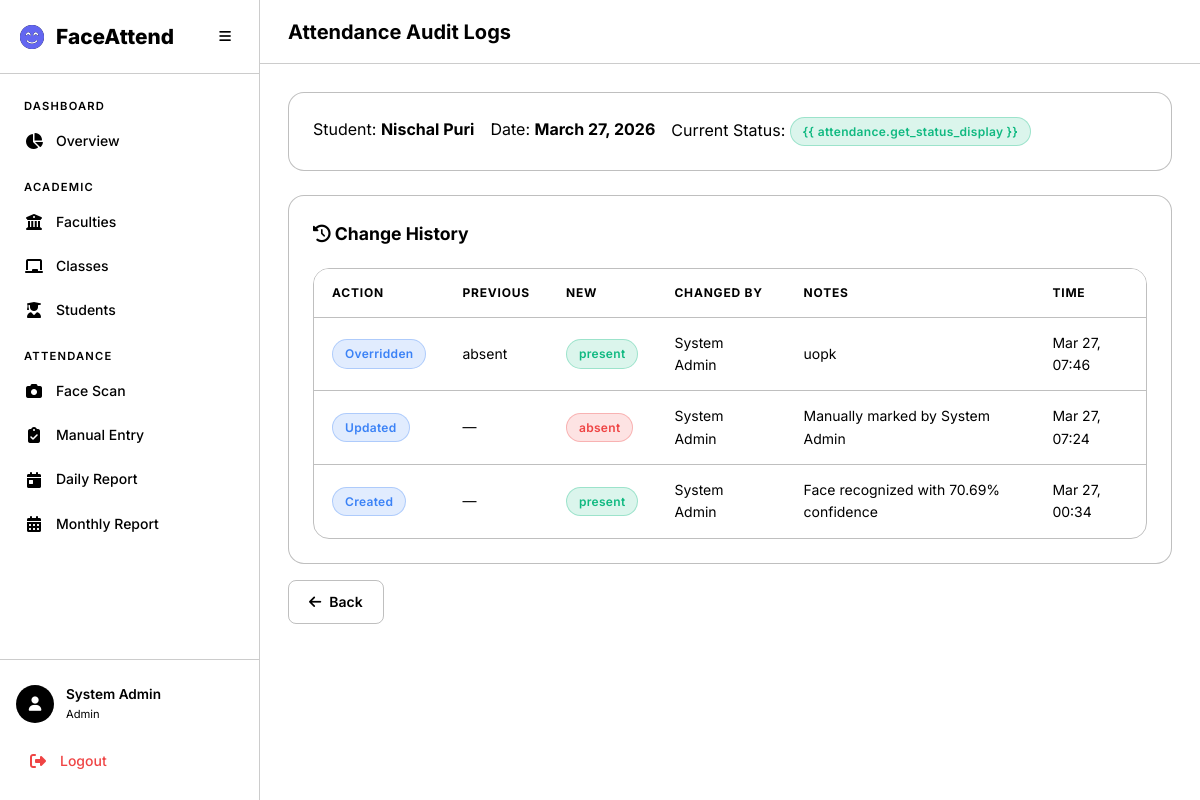
/attendance/logs/2/, run on the app's committed database.
### accounts/models.py (models this page shows, shortened)
class User(AbstractUser):
    class Role(models.TextChoices):
        ADMIN = 'admin', 'Admin'
        TEACHER = 'teacher', 'Teacher'
        STUDENT = 'student', 'Student'
    role = models.CharField(
        max_length=10,
        choices=Role.choices,
        default=Role.STUDENT,
    )
    phone = models.CharField(max_length=20, blank=True)
    profile_image = models.ImageField(upload_to='profiles/', blank=True, null=True)

### attendance/models.py (models this page shows, shortened)
class Attendance(models.Model):
    class Status(models.TextChoices):
        PRESENT = 'present', 'Present'
        ABSENT = 'absent', 'Absent'
        LATE = 'late', 'Late'
        INFORMED = 'informed', 'Informed'
    student = models.ForeignKey(Student, on_delete=models.CASCADE, related_name='attendances')
    date = models.DateField()
    status = models.CharField(max_length=10, choices=Status.choices, default=Status.ABSENT)
    check_in_time = models.TimeField(null=True, blank=True)
    marked_by = models.ForeignKey(
        settings.AUTH_USER_MODEL,
        on_delete=models.SET_NULL,
        null=True, blank=True,
        related_name='marked_attendances',
    )
    is_face_recognized = models.BooleanField(default=False)
    is_override = models.BooleanField(default=False)
    confidence = models.FloatField(null=True, blank=True, help_text='Face recognition confidence score')
    notes = models.TextField(blank=True)
    created_at = models.DateTimeField(auto_now_add=True)
    updated_at = models.DateTimeField(auto_now=True)
    class Meta:
        unique_together = ['student', 'date']
        ordering = ['-date', 'student__full_name']

class AttendanceLog(models.Model):
    class Action(models.TextChoices):
        CREATED = 'created', 'Created'
        UPDATED = 'updated', 'Updated'
        OVERRIDDEN = 'overridden', 'Overridden'
        CORRECTED = 'corrected', 'Corrected'
    attendance = models.ForeignKey(Attendance, on_delete=models.CASCADE, related_name='logs')
    action = models.CharField(max_length=12, choices=Action.choices)
    previous_status = models.CharField(max_length=10, blank=True)
    new_status = models.CharField(max_length=10)
    changed_by = models.ForeignKey(
        settings.AUTH_USER_MODEL,
        on_delete=models.SET_NULL,
        null=True,
        related_name='attendance_logs',
    )
    notes = models.TextField(blank=True)
    timestamp = models.DateTimeField(auto_now_add=True)
    class Meta:
        ordering = ['-timestamp']

### academics/models.py (models this page shows, shortened)
class Student(models.Model):
    user = models.OneToOneField(
        settings.AUTH_USER_MODEL,
        on_delete=models.CASCADE,
        related_name='student_profile',
        null=True, blank=True,
    )
    full_name = models.CharField(max_length=300)
    profile_image = models.ImageField(upload_to='students/profiles/')
    face_encoding = models.BinaryField(null=True, blank=True, help_text='128-d face encoding as bytes')
    enrollment_year = models.PositiveIntegerField()
    faculty = models.ForeignKey(Faculty, on_delete=models.CASCADE, related_name='students')
    academic_class = models.ForeignKey(AcademicClass, on_delete=models.CASCADE, related_name='students')
    phone = models.CharField(max_length=20, blank=True)
    guardian_phone = models.CharField(max_length=20, blank=True)
    is_phone_flagged = models.BooleanField(
        default=False,
        help_text='Mark this when the student phone number is incorrect.',
    )
    is_active = models.BooleanField(default=True)
    created_at = models.DateTimeField(auto_now_add=True)
    updated_at = models.DateTimeField(auto_now=True)
    class Meta:
        ordering = ['full_name']

### attendance/views.py (the view)
# urls.py: path('logs/<int:pk>/', views.attendance_logs, name='logs'),
@login_required
def attendance_logs(request, pk):
    attendance = get_object_or_404(Attendance, pk=pk)
    if request.user.role == 'teacher' and attendance.student.academic_class.teacher_id != request.user.id:
        messages.error(request, 'You can only view logs for your own classes.')
        return redirect('attendance:teacher_dashboard')
    if request.user.role == 'student':
        if attendance.student.user_id != request.user.id:
            messages.error(request, 'You can only view your own attendance logs.')
            return redirect('attendance:student_dashboard')
    if request.user.role not in ['admin', 'teacher', 'student']:
        messages.error(request, 'You do not have permission to view attendance logs.')
        return redirect('home')
    logs = attendance.logs.all()
    return render(request, 'attendance/logs.html', {
        'attendance': attendance,
        'logs': logs,
    })

### templates/attendance/logs.html (shortened to what this page needs)
{% extends 'base.html' %}
{% block page_title %}Attendance Audit Logs{% endblock %}
{% block content %}
<div class="animate-fade-in">
    <div class="card mb-3">
        <div class="d-flex gap-2 flex-wrap">
            <div><span class="text-muted">Student:</span> <strong>{{ attendance.student.full_name }}</strong></div>
            <div><span class="text-muted">Date:</span> <strong>{{ attendance.date }}</strong></div>
            <div><span class="text-muted">Current Status:</span> <span class="badge badge-{{ attendance.status }}">{{
                    attendance.get_status_display }}</span></div>
        </div>
    </div>
    <div class="card">
        <div class="card-header">
            <h3 class="card-title"><i class="fas fa-history"></i> Change History</h3>
        </div>
        <div class="table-container">
            <table class="data-table">
                <thead>
                    <tr>
                        <th>Action</th>
                        <th>Previous</th>
                        <th>New</th>
                        <th>Changed By</th>
                        <th>Notes</th>
                        <th>Time</th>
                    </tr>
                </thead>
                <tbody>
                    {% for log in logs %}
                    <tr>
                        <td><span class="badge badge-informed">{{ log.get_action_display }}</span></td>
                        <td>{{ log.previous_status|default:"—" }}</td>
                        <td><span class="badge badge-{{ log.new_status }}">{{ log.new_status }}</span></td>
                        <td>{{ log.changed_by.get_full_name|default:"System" }}</td>
                        <td>{{ log.notes|default:"—" }}</td>
                        <td>{{ log.timestamp|date:"M d, H:i" }}</td>
                    </tr>
                    {% empty %}
                    <tr>
                        <td colspan="6" class="text-center text-muted">No logs found.</td>
                    </tr>
                    {% endfor %}
                </tbody>
            </table>
        </div>
    </div>
    <div class="mt-2">
        <a href="javascript:history.back()" class="btn btn-outline"><i class="fas fa-arrow-left"></i> Back</a>
    </div>
</div>
{% endblock %}

### templates/base.html (shortened to what this page needs)
<!DOCTYPE html>
<html lang="en" data-theme="dark">
<head>
    <link rel="stylesheet" href="https://cdnjs.cloudflare.com/ajax/libs/font-awesome/6.5.1/css/all.min.css">
    {% load static %}
    <link rel="stylesheet" href="{% static 'css/style.css' %}">
</head>
<body>
    {% if user.is_authenticated %}
    <div class="app-layout">
        <aside class="sidebar" id="sidebar">
            <div class="sidebar-header">
                <div class="logo">
                    <i class="fas fa-face-smile-beam"></i>
                    <span>FaceAttend</span>
                </div>
                <button class="sidebar-toggle" id="sidebarToggle">
                    <i class="fas fa-bars"></i>
                </button>
            </div>
            <nav class="sidebar-nav">
                {% if user.role == 'admin' %}
                <div class="nav-section">
                    <span class="nav-section-title">Dashboard</span>
                    <a href="{% url 'academics:admin_dashboard' %}" class="nav-link {% if request.resolver_match.url_name == 'admin_dashboard' %}active{% endif %}">
                        <i class="fas fa-chart-pie"></i><span>Overview</span>
                    </a>
                </div>
                <div class="nav-section">
                    <span class="nav-section-title">Academic</span>
                    <a href="{% url 'academics:faculty_list' %}" class="nav-link {% if 'faculty' in request.resolver_match.url_name %}active{% endif %}">
                        <i class="fas fa-building-columns"></i><span>Faculties</span>
                    </a>
                    <a href="{% url 'academics:class_list' %}" class="nav-link {% if 'class' in request.resolver_match.url_name %}active{% endif %}">
                        <i class="fas fa-chalkboard"></i><span>Classes</span>
                    </a>
                    <a href="{% url 'academics:student_list' %}" class="nav-link {% if 'student' in request.resolver_match.url_name %}active{% endif %}">
                        <i class="fas fa-user-graduate"></i><span>Students</span>
                    </a>
                </div>
                <div class="nav-section">
                    <span class="nav-section-title">Attendance</span>
                    <a href="{% url 'attendance:camera' %}" class="nav-link {% if request.resolver_match.url_name == 'camera' %}active{% endif %}">
                        <i class="fas fa-camera"></i><span>Face Scan</span>
                    </a>
                    <a href="{% url 'attendance:manual' %}" class="nav-link {% if request.resolver_match.url_name == 'manual' %}active{% endif %}">
                        <i class="fas fa-clipboard-check"></i><span>Manual Entry</span>
                    </a>
                    <a href="{% url 'attendance:daily_report' %}" class="nav-link {% if request.resolver_match.url_name == 'daily_report' %}active{% endif %}">
                        <i class="fas fa-calendar-day"></i><span>Daily Report</span>
                    </a>
                    <a href="{% url 'attendance:monthly_report' %}" class="nav-link {% if request.resolver_match.url_name == 'monthly_report' %}active{% endif %}">
                        <i class="fas fa-calendar-alt"></i><span>Monthly Report</span>
                    </a>
                </div>
                {% endif %}
            </nav>
            <div class="sidebar-footer">
                <div class="user-card">
                    <div class="user-avatar">
                        <i class="fas fa-user"></i>
                    </div>
                    <div class="user-info">
                        <span class="user-name">{{ user.get_full_name|default:user.username }}</span>
                        <span class="user-role">{{ user.get_role_display }}</span>
                    </div>
                </div>
                <a href="{% url 'accounts:logout' %}" class="nav-link logout-link">
                    <i class="fas fa-sign-out-alt"></i><span>Logout</span>
                </a>
            </div>
        </aside>
        <main class="main-content">
            <header class="top-bar">
                <h1 class="page-title">{% block page_title %}Dashboard{% endblock %}</h1>
            </header>
            <div class="content-area">
                {% block content %}{% endblock %}
            </div>
        </main>
    </div>
    {% else %}
    <div class="auth-layout">
        {% block auth_content %}{% endblock %}
    </div>
    {% endif %}
</body>
</html>

### data on the page
User: get_full_name "System Admin", role "Admin"
Attendance: student.full_name "Nischal Puri", date "March 27, 2026"
AttendanceLog: action "Overridden", previous_status "absent", new_status "present", changed_by.get_full_name "System Admin", notes "uopk", timestamp "Mar 27, 07:46"
AttendanceLog: action "Updated", previous_status "—", new_status "absent", changed_by.get_full_name "System Admin", notes "Manually marked by System Admin", timestamp "Mar 27, 07:24"
AttendanceLog: action "Created", previous_status "—", new_status "present", changed_by.get_full_name "System Admin", notes "Face recognized with 70.69% confidence", timestamp "Mar 27, 00:34"
